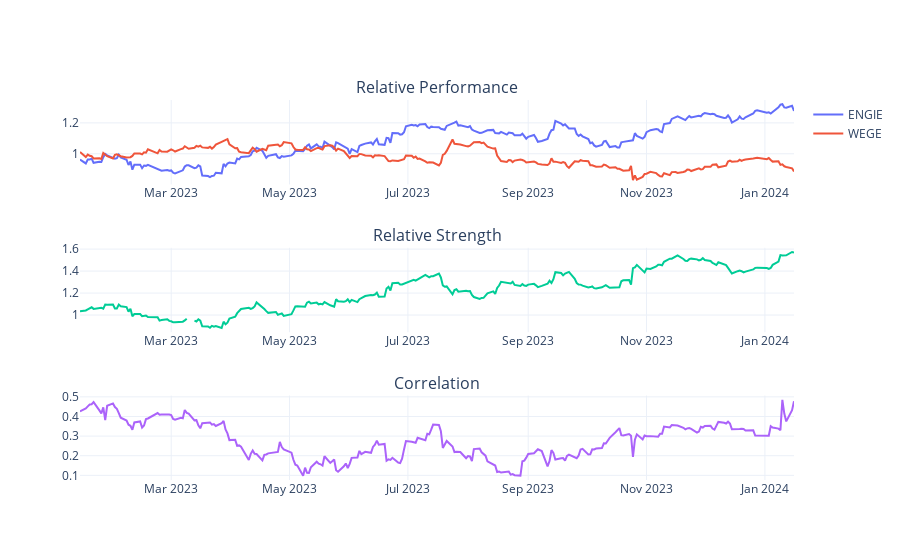

Write notebook code for a chart like this one.
### Markdown cell above
## Subplots

* Comparação retorno dos ativos
* Relative Strength
* Correlação

### Code cell
fig = make_subplots(rows=3,cols=1, subplot_titles=("Relative Performance", "Relative Strength", "Correlation"))
fig.add_scatter(x = performance_new_base.index, y = performance_new_base['ENGI11.SA'], row=1, col=1, name='ENGIE')
fig.add_scatter(x = performance_new_base.index, y = performance_new_base['WEGE3.SA'], row=1, col=1, name= "WEGE")

fig.add_scatter(x = relative_s.index, y = relative_s, row=2, col=1, showlegend=False)

fig.add_scatter(x = correlation.index, y = correlation, row=3, col=1, showlegend= False)

fig.update_layout(template = 'plotly_white')
fig.show()

### Figure 1 — Plotly figure (JSON) as saved in the notebook; plotly's stock layout.template omitted (floating-point values rounded to 4 significant figures; data arrays with more than 128 entries replaced by an {"elided": "..."} marker saying what was removed)
{"data": [{"name": "ENGIE", "type": "scatter", "x": {"elided": "250 str values"}, "xaxis": "x", "y": {"elided": "250 float values"}, "yaxis": "y"}, {"name": "WEGE", "type": "scatter", "x": {"elided": "250 str values"}, "xaxis": "x", "y": {"elided": "250 float values"}, "yaxis": "y"}, {"showlegend": false, "type": "scatter", "x": {"elided": "250 str values"}, "xaxis": "x2", "y": {"elided": "250 float values"}, "yaxis": "y2"}, {"showlegend": false, "type": "scatter", "x": {"elided": "250 str values"}, "xaxis": "x3", "y": {"elided": "250 float values"}, "yaxis": "y3"}], "layout": {"annotations": [{"font": {"size": 16}, "showarrow": false, "text": "Relative Performance", "x": 0.5, "xanchor": "center", "xref": "paper", "y": 1, "yanchor": "bottom", "yref": "paper"}, {"font": {"size": 16}, "showarrow": false, "text": "Relative Strength", "x": 0.5, "xanchor": "center", "xref": "paper", "y": 0.6111, "yanchor": "bottom", "yref": "paper"}, {"font": {"size": 16}, "showarrow": false, "text": "Correlation", "x": 0.5, "xanchor": "center", "xref": "paper", "y": 0.2222, "yanchor": "bottom", "yref": "paper"}], "xaxis": {"anchor": "y", "domain": [0, 1]}, "xaxis2": {"anchor": "y2", "domain": [0, 1]}, "xaxis3": {"anchor": "y3", "domain": [0, 1]}, "yaxis": {"anchor": "x", "domain": [0.7778, 1]}, "yaxis2": {"anchor": "x2", "domain": [0.3889, 0.6111]}, "yaxis3": {"anchor": "x3", "domain": [0, 0.2222]}}}
